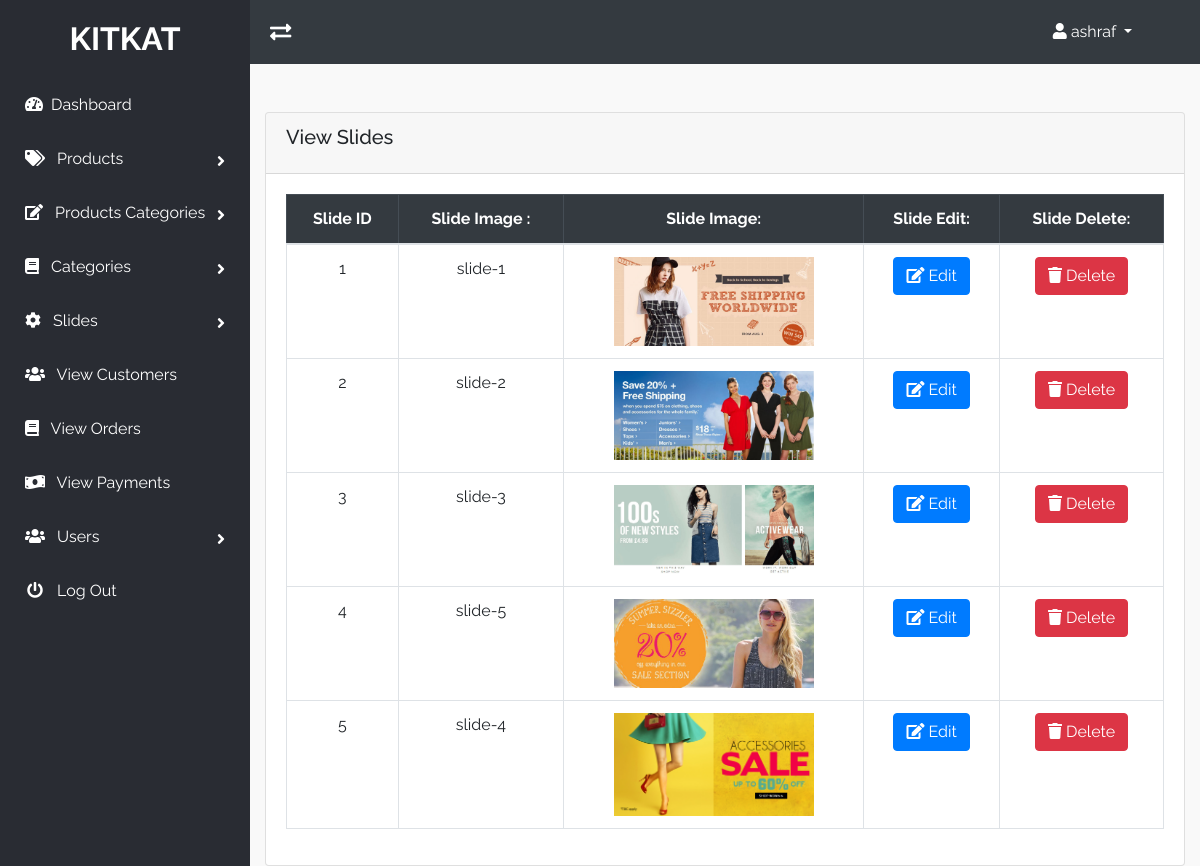
/admin_area/index.php?view_slides (signed in), run on the app's committed database.
### tables this page shows
CREATE TABLE `slider` (
  `slide_id` int(10) NOT NULL,
  `slide_name` varchar(255) NOT NULL,
  `slide_image` text NOT NULL,
  `slide_url` varchar(255) NOT NULL
);

### admin_area/view_slides.php (the view)
<?php
if(!isset($_SESSION['admin_email'])){
    echo"<script>window.open('login.php','_self')</script>";
}else {
?>
    <div class="content">
        <div class="card">
            <div class="card-header">
                <h5 class="card-title">View Slides</h5>
            </div>
            <div class="card-body">
                <div class="table-responsive">
                    <table class="table table-bordered ">
                        <thead class='table-dark'>
                            <tr class='text-center'>
                                <th>Slide ID</th>
                                <th>Slide Image : </th>
                                <th>Slide Image: </th>
                                <th>Slide Edit: </th>
                                <th>Slide Delete: </th>
                            </tr>
                        </thead>
                        <tbody>
                            <?php
                                $get_slider = "SELECT * FROM slider";
                                $stmt = $con->query($get_slider);
                                $slider = $stmt->fetchAll(PDO::FETCH_CLASS);
                                foreach($slider as $slide) {
                                    $slide_id    = $slide->slide_id ;
                                    $slide_name = $slide->slide_name ;
                                    $slide_img   = $slide->slide_image ;
                                    echo "
                                            <tr class='text-center'>
                                                <td>$slide_id</td>
                                                <td>$slide_name</td>
                                                <td> <img src='./slides_images/$slide_img' style='max-width: 200px'> </td>
                                                <td>
                                                    <a class='btn btn-primary' href='index.php?edit_slide=$slide_id'>
                                                        <i class='fas fa-edit'></i> Edit
                                                    </a>
                                                </td>
                                                <td>
                                                    <a class='btn btn-danger' href='index.php?delete_slide=$slide_id'>
                                                        <i class='fas fa-trash'></i> Delete
                                                    </a>
                                                </td>
                                            </tr>
                                        ";
                                }
                            ?>
                        </tbody>
                    </table>
                </div>
            </div>
        </div>
    </div>
<?php
    }
?>

### admin_area/includes/nav.php (shortened to what this page needs)
<div class="header navbar bg-dark">
    <i class="fas fa-exchange-alt fa-lg toggle-sidebar"></i>
    <ul class="list-unstyled m-0 mr-5">
        <li class="dropdown">
            <a href="#" class="dropdown-toggle" data-toggle="dropdown">
                <i class="fa fa-user"></i> <?php echo $admin_name ?> <b class="caret"></b>
            </a>
        </li>
    </ul>
</div>

### admin_area/css/style.css (style rules this page uses)
body { font-family:'Raleway', sans-serif;background:#ffffff }
h1,h2,h3,h4,h5,h6,p,span { font-family:'Raleway', sans-serif }
a { text-decoration:none !important;color:#000;-webkit-transition:.3s;transition:.3s }
.btn { cursor:pointer }
.header { background:#292c33;padding:20px }
.header .toggle-sidebar { cursor:pointer;color:#FFF }
.header .dropdown-toggle { color:#FFF }

### data on the page
slider: slide_id "1", slide_name "slide-1", slide_image (picture)
slider: slide_id "2", slide_name "slide-2", slide_image (picture)
slider: slide_id "3", slide_name "slide-3", slide_image (picture)
slider: slide_id "4", slide_name "slide-5", slide_image (picture)
slider: slide_id "5", slide_name "slide-4", slide_image (picture)

### other printed values
$admin_name "ashraf"
